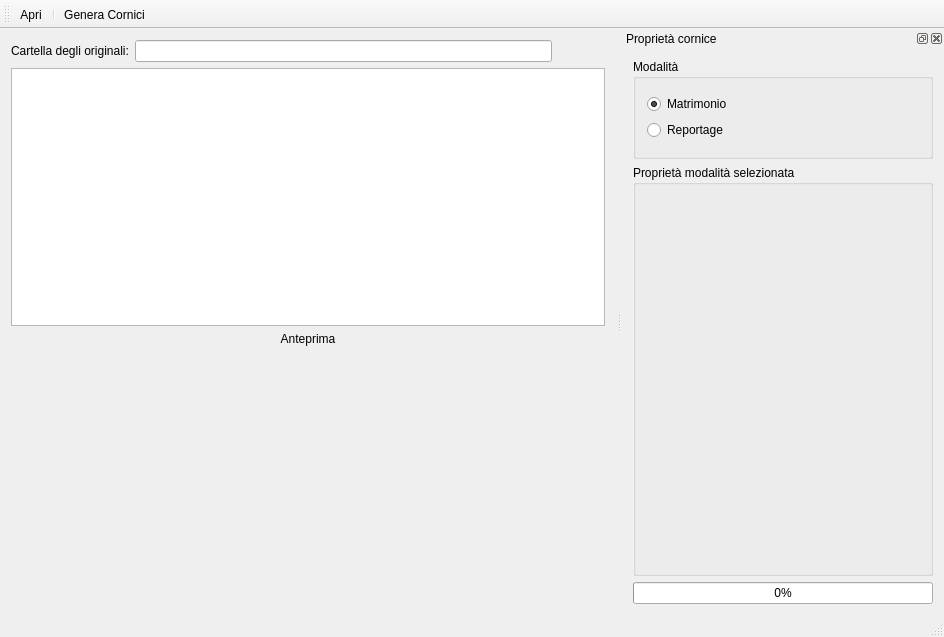
<?xml version="1.0" encoding="UTF-8"?>
<ui version="4.0">
 <class>MainWindow</class>
 <widget class="QMainWindow" name="MainWindow">
  <property name="geometry">
   <rect>
    <x>0</x>
    <y>0</y>
    <width>944</width>
    <height>637</height>
   </rect>
  </property>
  <property name="windowTitle">
   <string>BMB Framer</string>
  </property>
  <widget class="QWidget" name="centralWidget">
   <layout class="QVBoxLayout" name="verticalLayout">
    <item>
     <layout class="QHBoxLayout" name="horizontalLayout">
      <item>
       <widget class="QLabel" name="label_2">
        <property name="text">
         <string>Cartella degli originali:</string>
        </property>
       </widget>
      </item>
      <item>
       <widget class="QLineEdit" name="txtOriginalDir">
        <property name="minimumSize">
         <size>
          <width>400</width>
          <height>0</height>
         </size>
        </property>
        <property name="readOnly">
         <bool>true</bool>
        </property>
       </widget>
      </item>
      <item>
       <spacer name="horizontalSpacer">
        <property name="orientation">
         <enum>Qt::Horizontal</enum>
        </property>
        <property name="sizeType">
         <enum>QSizePolicy::Minimum</enum>
        </property>
        <property name="sizeHint" stdset="0">
         <size>
          <width>40</width>
          <height>20</height>
         </size>
        </property>
       </spacer>
      </item>
      <item>
       <widget class="QLabel" name="label">
        <property name="text">
         <string/>
        </property>
        <property name="pixmap">
         <pixmap resource="resources.qrc">:/bmb.png</pixmap>
        </property>
       </widget>
      </item>
     </layout>
    </item>
    <item>
     <layout class="QVBoxLayout" name="verticalLayout_2">
      <property name="sizeConstraint">
       <enum>QLayout::SetFixedSize</enum>
      </property>
      <item>
       <widget class="QListView" name="listView">
        <property name="viewMode">
         <enum>QListView::ListMode</enum>
        </property>
        <property name="uniformItemSizes">
         <bool>true</bool>
        </property>
       </widget>
      </item>
      <item>
       <widget class="QLabel" name="lblPreview">
        <property name="text">
         <string>Anteprima</string>
        </property>
        <property name="alignment">
         <set>Qt::AlignCenter</set>
        </property>
       </widget>
      </item>
      <item>
       <spacer name="verticalSpacer">
        <property name="orientation">
         <enum>Qt::Vertical</enum>
        </property>
        <property name="sizeHint" stdset="0">
         <size>
          <width>20</width>
          <height>40</height>
         </size>
        </property>
       </spacer>
      </item>
     </layout>
    </item>
   </layout>
  </widget>
  <widget class="QMenuBar" name="menuBar">
   <property name="geometry">
    <rect>
     <x>0</x>
     <y>0</y>
     <width>944</width>
     <height>20</height>
    </rect>
   </property>
  </widget>
  <widget class="QToolBar" name="mainToolBar">
   <attribute name="toolBarArea">
    <enum>TopToolBarArea</enum>
   </attribute>
   <attribute name="toolBarBreak">
    <bool>false</bool>
   </attribute>
   <addaction name="actionApri"/>
   <addaction name="separator"/>
   <addaction name="actionGenera_Cornici"/>
  </widget>
  <widget class="QStatusBar" name="statusBar"/>
  <widget class="QDockWidget" name="dockWidget">
   <property name="windowTitle">
    <string>Proprietà cornice</string>
   </property>
   <attribute name="dockWidgetArea">
    <number>2</number>
   </attribute>
   <widget class="QWidget" name="dockWidgetContents">
    <property name="minimumSize">
     <size>
      <width>308</width>
      <height>546</height>
     </size>
    </property>
    <layout class="QVBoxLayout" name="verticalLayout_5">
     <item>
      <widget class="QGroupBox" name="groupBox">
       <property name="minimumSize">
        <size>
         <width>300</width>
         <height>100</height>
        </size>
       </property>
       <property name="maximumSize">
        <size>
         <width>100</width>
         <height>100</height>
        </size>
       </property>
       <property name="title">
        <string>Modalità</string>
       </property>
       <layout class="QVBoxLayout" name="verticalLayout_4">
        <item>
         <layout class="QVBoxLayout" name="verticalLayout_3">
          <item>
           <widget class="QRadioButton" name="radioButton">
            <property name="text">
             <string>Matrimonio</string>
            </property>
            <property name="checked">
             <bool>true</bool>
            </property>
           </widget>
          </item>
          <item>
           <widget class="QRadioButton" name="radioButton_2">
            <property name="text">
             <string>Reportage</string>
            </property>
            <property name="checked">
             <bool>false</bool>
            </property>
           </widget>
          </item>
         </layout>
        </item>
       </layout>
      </widget>
     </item>
     <item>
      <widget class="QGroupBox" name="groupBox_2">
       <property name="title">
        <string>Proprietà modalità selezionata</string>
       </property>
       <layout class="QVBoxLayout" name="verticalLayout_7"/>
      </widget>
     </item>
     <item>
      <widget class="QProgressBar" name="progressBar">
       <property name="value">
        <number>0</number>
       </property>
       <property name="textVisible">
        <bool>true</bool>
       </property>
      </widget>
     </item>
    </layout>
   </widget>
  </widget>
  <action name="actionApri">
   <property name="icon">
    <iconset resource="resources.qrc">
     <normaloff>:/open-folder</normaloff>:/open-folder</iconset>
   </property>
   <property name="text">
    <string>Apri</string>
   </property>
  </action>
  <action name="actionGenera_Cornici">
   <property name="icon">
    <iconset resource="resources.qrc">
     <normaloff>:/play</normaloff>:/play</iconset>
   </property>
   <property name="text">
    <string>Genera Cornici</string>
   </property>
  </action>
 </widget>
 <layoutdefault spacing="6" margin="11"/>
 <resources>
  <include location="resources.qrc"/>
 </resources>
 <connections/>
</ui>
